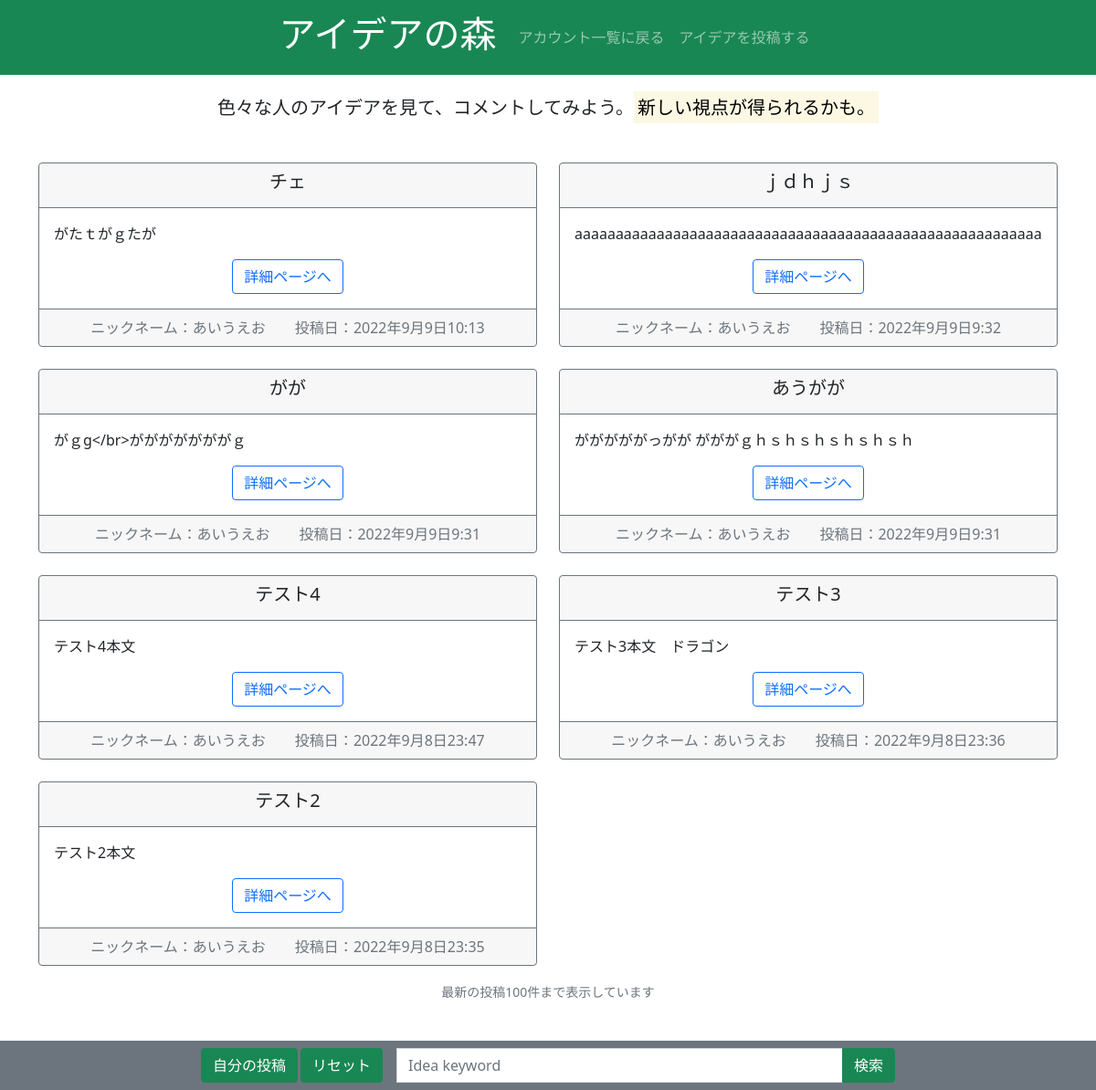
The page /idea_list/ on the database as committed earlier.
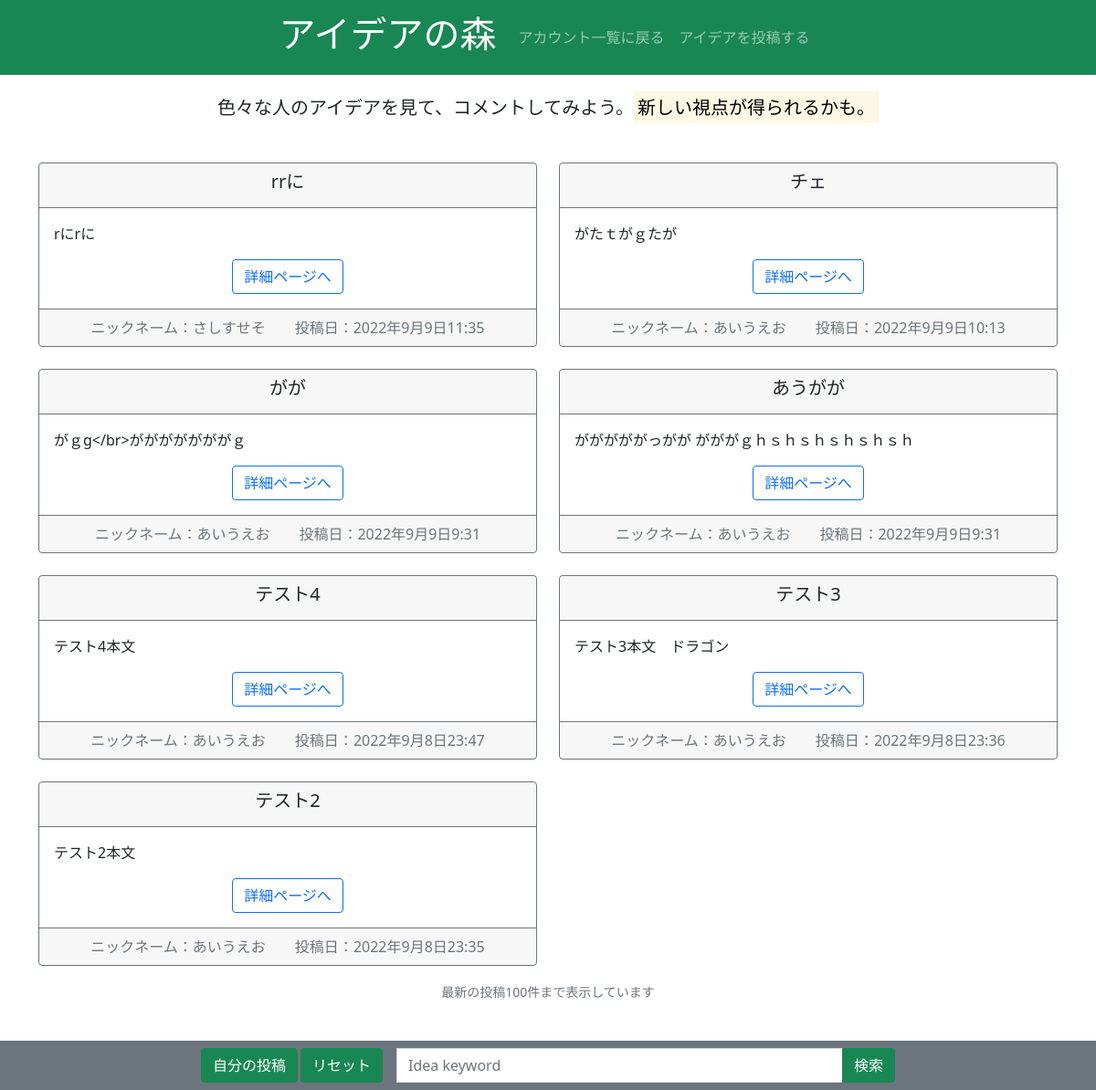
The same page on the database as committed later.
### dottalk/models.py (models this page shows, shortened)
class Idea(models.Model):
    title = models.CharField(max_length=128)
    text = models.TextField(max_length=400)
    posted_at = models.DateTimeField(auto_now_add=True)
    last_modify = models.DateTimeField(auto_now=True)
    posted_by = models.CharField(max_length=100)
    posted_by_id = models.IntegerField()

### dottalk/views.py (the view)
# urls.py: path("idea_list/",views.idea_list.as_view(),name="idea_list"),
class idea_list(ListView,LoginRequiredMixin):
    model = models.Idea
    template_name = "HTML/idea_list.html"
    def get_queryset(self):
        loginuser = models.Account.objects.get(user=self.request.user)
        q_word = self.request.GET.get('query')
        if loginuser is None:
            return redirect("Login")
        if "btn_my_Idea" in self.request.GET:
            object_list = models.Idea.objects.filter(posted_by_id=loginuser.id).order_by('-posted_at')
        elif "btn_reset" in self.request.GET:
            object_list = models.Idea.objects.all().order_by('-posted_at')
        else :
            if q_word :
             object_list = models.Idea.objects.filter(
                 Q(title__icontains=q_word) |
                 Q(text__icontains=q_word) |
                 Q(posted_by__icontains=q_word)).order_by('-posted_at')
            else:
                object_list = models.Idea.objects.all().order_by('-posted_at')
        return object_list

### dottalk/templates/HTML/idea_list.html (shortened to what this page needs)
<!DOCTYPE html>
{% load static %}
<html lang="ja">
<head>
  <link rel="stylesheet" href="{% static 'css/bootstrap.min.css' %}">
</head>
<body>
<nav class="navbar navbar-expand navbar-dark bg-success sticky-top">
  <div class="collapse navbar-collapse justify-content-center" id="navmenu1">
    <a href="#" class="navbar-brand"><h1>アイデアの森</h1></a>
    <div class="navbar-nav">
        <a class="nav-item nav-link" href="{% url 'same_users_all' %}">アカウント一覧に戻る</a>
        <a class="nav-item nav-link" href="{% url 'idea_new' %}">アイデアを投稿する</a>
    </div>
  </div>
</nav>
<div class="container-fluid bg-secondary fixed-bottom">
    <div class="row justify-content-center">
        <div class="col-8 text-center">
            <form action="" method="get" class="form-inline m-2">
                <div class="row">
                <div class="input-group">
                    <div class="col-auto me-1">
                        <button type="submit"  name="btn_my_Idea" class="btn btn-success">自分の投稿</button>
                    </div>
                    <div class="col-auto me-3">
                        <button type="submit"  name="btn_reset" class="btn btn-success">リセット</button>
                    </div>
                    <input name="query" value="{{ request.GET.query }}"
                           type="text" class="form-control text-wrap"
                           placeholder="Idea keyword">
                    <button type="submit" class="btn btn-success">検索</button>
                </div>
                </div>
            </form>
        </div>
    </div>
</div>
<div class="mt-3 mb-3">
    <div class="text-center">
        <h5><p class="lh-lg">
            色々な人のアイデアを見て、コメントしてみよう。<mark>新しい視点が得られるかも。</mark>
        </p></h5>
    </div>
</div>
<div class="container">
    <div class="row">
{% for Idea in object_list|slice:":100"%}
  <div class="col-6">
<div class="card text-center mt-4 border-secondary">
    <div class="card-header border-secondary">
    <h5 class="card-title">{{ Idea.title }}</h5>
  </div>
  <div class="card-body">
      <div class="text-start text-truncate">
        <p class="card-text">{{ Idea.text }}</p>
      </div>
    <a class="stretched-link btn btn-outline-primary mt-3" href="{% url 'idea_detail' Idea.id %}">詳細ページへ</a>
  </div>
  <div class="card-footer text-muted border-secondary">
    ニックネーム：{{ Idea.posted_by }}　　投稿日：{{ Idea.posted_at }}
  </div>
</div></div>
{% empty %}
<div class="mt-3 mb-4">
    <div class="text-center">
        <h5><p>検索条件に一致するアイデアはありませんでした。</p></h5>
    </div>
</div>
{% endfor %}
</div></div>
<div class="mt-3 mb-5 pb-5">
    <div class="text-center mb-auto">
        <small>
            <a class="text-muted text-decoration-none" href="#">最新の投稿100件まで表示しています</a>
        </small>
    </div>
</div>
</body>
</html>

Rows that differ between the two databases and show on the page:
removed Idea: title "ｊｄｈｊｓ", text "aaaaaaaaaaaaaaaaaaaaaaaaaaaaaaaaaaaaaaaaaaaaaaaaaaaaaaa…", posted_by "あいうえお", posted_at "2022年9月9日9:32"
added Idea: title "rrに", text "rにrに", posted_by "さしすせそ", posted_at "2022年9月9日11:35"
